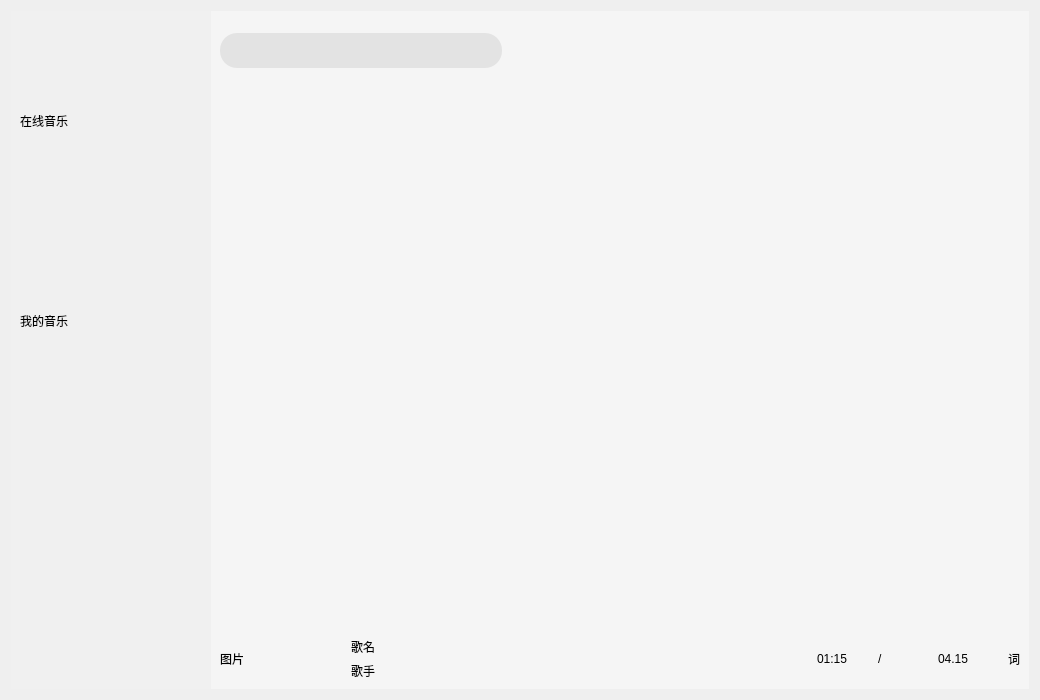
<?xml version="1.0" encoding="UTF-8"?>
<ui version="4.0">
 <class>QQMusic</class>
 <widget class="QWidget" name="QQMusic">
  <property name="geometry">
   <rect>
    <x>0</x>
    <y>0</y>
    <width>1040</width>
    <height>700</height>
   </rect>
  </property>
  <property name="windowTitle">
   <string>QQMusic</string>
  </property>
  <layout class="QVBoxLayout" name="verticalLayout">
   <item>
    <widget class="QWidget" name="background" native="true">
     <property name="styleSheet">
      <string notr="true"/>
     </property>
     <layout class="QVBoxLayout" name="verticalLayout_2">
      <property name="spacing">
       <number>0</number>
      </property>
      <property name="leftMargin">
       <number>0</number>
      </property>
      <property name="topMargin">
       <number>0</number>
      </property>
      <property name="rightMargin">
       <number>0</number>
      </property>
      <property name="bottomMargin">
       <number>0</number>
      </property>
      <item>
       <widget class="QWidget" name="head" native="true">
        <property name="minimumSize">
         <size>
          <width>0</width>
          <height>80</height>
         </size>
        </property>
        <property name="maximumSize">
         <size>
          <width>16777215</width>
          <height>80</height>
         </size>
        </property>
        <property name="styleSheet">
         <string notr="true"/>
        </property>
        <layout class="QHBoxLayout" name="horizontalLayout">
         <property name="spacing">
          <number>0</number>
         </property>
         <property name="leftMargin">
          <number>0</number>
         </property>
         <property name="topMargin">
          <number>0</number>
         </property>
         <property name="rightMargin">
          <number>0</number>
         </property>
         <property name="bottomMargin">
          <number>0</number>
         </property>
         <item>
          <widget class="QWidget" name="headLeft" native="true">
           <property name="minimumSize">
            <size>
             <width>200</width>
             <height>0</height>
            </size>
           </property>
           <property name="maximumSize">
            <size>
             <width>200</width>
             <height>16777215</height>
            </size>
           </property>
           <property name="styleSheet">
            <string notr="true">#headLeft
{
background-color:#F0F0F0;
}</string>
           </property>
           <layout class="QHBoxLayout" name="horizontalLayout_2">
            <property name="spacing">
             <number>0</number>
            </property>
            <property name="leftMargin">
             <number>0</number>
            </property>
            <property name="topMargin">
             <number>0</number>
            </property>
            <property name="rightMargin">
             <number>0</number>
            </property>
            <property name="bottomMargin">
             <number>0</number>
            </property>
            <item>
             <widget class="QLabel" name="logo">
              <property name="styleSheet">
               <string notr="true">#logo
{
 border-radius:0px;
 background-image: url(:/images/Logo.png);
 background-repeat:no-repeat;
border:none;
 background-position:center center;
}</string>
              </property>
              <property name="text">
               <string/>
              </property>
             </widget>
            </item>
           </layout>
          </widget>
         </item>
         <item>
          <widget class="QWidget" name="headRight" native="true">
           <property name="styleSheet">
            <string notr="true">#headRight
{
 background-color:#F5F5F5; /*设置背景颜⾊为亮灰⾊*/
}</string>
           </property>
           <layout class="QHBoxLayout" name="horizontalLayout_3">
            <property name="spacing">
             <number>0</number>
            </property>
            <property name="leftMargin">
             <number>0</number>
            </property>
            <property name="topMargin">
             <number>0</number>
            </property>
            <property name="rightMargin">
             <number>0</number>
            </property>
            <property name="bottomMargin">
             <number>0</number>
            </property>
            <item>
             <widget class="QWidget" name="SearchBox" native="true">
              <property name="minimumSize">
               <size>
                <width>300</width>
                <height>0</height>
               </size>
              </property>
              <property name="maximumSize">
               <size>
                <width>300</width>
                <height>16777215</height>
               </size>
              </property>
              <property name="styleSheet">
               <string notr="true"/>
              </property>
              <layout class="QHBoxLayout" name="horizontalLayout_4">
               <item>
                <widget class="QLineEdit" name="lineEdit">
                 <property name="minimumSize">
                  <size>
                   <width>0</width>
                   <height>35</height>
                  </size>
                 </property>
                 <property name="styleSheet">
                  <string notr="true">#lineEdit
{
	background-color: #E3E3E3;
	border-radius: 17px; 
	padding-left: 17px;
}</string>
                 </property>
                </widget>
               </item>
              </layout>
             </widget>
            </item>
            <item>
             <widget class="QWidget" name="SettingBox" native="true">
              <property name="styleSheet">
               <string notr="true">QPushButton
{
 border-radius:0px; /*设置按钮的边框圆⻆为 0 像素，
实现直⻆边缘*/
 background-repeat:no-repeat; /* 背景图⽚不重复平铺
*/
 border: none; /*⽆边框*/
 background-position:center center; /*背景图⽚放置在
按钮的中⼼位置*/
}
QPushButton:hover
{
 background-color: rgba(230,0,0,0.5); /*设置背景颜
⾊为半透明的红⾊*/
}</string>
              </property>
              <layout class="QHBoxLayout" name="horizontalLayout_5">
               <property name="spacing">
                <number>0</number>
               </property>
               <property name="leftMargin">
                <number>0</number>
               </property>
               <property name="topMargin">
                <number>0</number>
               </property>
               <property name="rightMargin">
                <number>0</number>
               </property>
               <property name="bottomMargin">
                <number>0</number>
               </property>
               <item>
                <spacer name="horizontalSpacer">
                 <property name="orientation">
                  <enum>Qt::Horizontal</enum>
                 </property>
                 <property name="sizeHint" stdset="0">
                  <size>
                   <width>399</width>
                   <height>20</height>
                  </size>
                 </property>
                </spacer>
               </item>
               <item>
                <widget class="QPushButton" name="skin">
                 <property name="minimumSize">
                  <size>
                   <width>30</width>
                   <height>30</height>
                  </size>
                 </property>
                 <property name="maximumSize">
                  <size>
                   <width>30</width>
                   <height>30</height>
                  </size>
                 </property>
                 <property name="styleSheet">
                  <string notr="true">background-image: url(:/images/skin.png);</string>
                 </property>
                 <property name="text">
                  <string/>
                 </property>
                </widget>
               </item>
               <item>
                <widget class="QPushButton" name="max">
                 <property name="minimumSize">
                  <size>
                   <width>30</width>
                   <height>30</height>
                  </size>
                 </property>
                 <property name="maximumSize">
                  <size>
                   <width>30</width>
                   <height>30</height>
                  </size>
                 </property>
                 <property name="styleSheet">
                  <string notr="true">background-image: url(:/images/max.png);</string>
                 </property>
                 <property name="text">
                  <string/>
                 </property>
                </widget>
               </item>
               <item>
                <widget class="QPushButton" name="min">
                 <property name="minimumSize">
                  <size>
                   <width>30</width>
                   <height>30</height>
                  </size>
                 </property>
                 <property name="maximumSize">
                  <size>
                   <width>30</width>
                   <height>30</height>
                  </size>
                 </property>
                 <property name="styleSheet">
                  <string notr="true">background-image: url(:/images/min.png);</string>
                 </property>
                 <property name="text">
                  <string/>
                 </property>
                </widget>
               </item>
               <item>
                <widget class="QPushButton" name="quit">
                 <property name="minimumSize">
                  <size>
                   <width>30</width>
                   <height>30</height>
                  </size>
                 </property>
                 <property name="maximumSize">
                  <size>
                   <width>30</width>
                   <height>30</height>
                  </size>
                 </property>
                 <property name="styleSheet">
                  <string notr="true">background-image: url(:/images/quit.png);</string>
                 </property>
                 <property name="text">
                  <string/>
                 </property>
                </widget>
               </item>
              </layout>
             </widget>
            </item>
           </layout>
          </widget>
         </item>
        </layout>
       </widget>
      </item>
      <item>
       <widget class="QWidget" name="body" native="true">
        <property name="styleSheet">
         <string notr="true"/>
        </property>
        <layout class="QHBoxLayout" name="horizontalLayout_6">
         <property name="spacing">
          <number>0</number>
         </property>
         <property name="leftMargin">
          <number>0</number>
         </property>
         <property name="topMargin">
          <number>0</number>
         </property>
         <property name="rightMargin">
          <number>0</number>
         </property>
         <property name="bottomMargin">
          <number>0</number>
         </property>
         <item>
          <widget class="QWidget" name="bodyLeft" native="true">
           <property name="minimumSize">
            <size>
             <width>200</width>
             <height>0</height>
            </size>
           </property>
           <property name="maximumSize">
            <size>
             <width>200</width>
             <height>16777215</height>
            </size>
           </property>
           <property name="styleSheet">
            <string notr="true">#bodyLeft
{
 background-color:#F0F0F0;/*设置背景颜⾊为浅灰⾊*/
}</string>
           </property>
           <layout class="QVBoxLayout" name="verticalLayout_3">
            <property name="spacing">
             <number>0</number>
            </property>
            <property name="leftMargin">
             <number>0</number>
            </property>
            <property name="topMargin">
             <number>0</number>
            </property>
            <property name="rightMargin">
             <number>0</number>
            </property>
            <property name="bottomMargin">
             <number>0</number>
            </property>
            <item>
             <widget class="QWidget" name="leftBox" native="true">
              <property name="minimumSize">
               <size>
                <width>0</width>
                <height>400</height>
               </size>
              </property>
              <property name="maximumSize">
               <size>
                <width>16777215</width>
                <height>400</height>
               </size>
              </property>
              <property name="styleSheet">
               <string notr="true"/>
              </property>
              <layout class="QVBoxLayout" name="verticalLayout_4">
               <property name="spacing">
                <number>0</number>
               </property>
               <property name="leftMargin">
                <number>0</number>
               </property>
               <property name="topMargin">
                <number>0</number>
               </property>
               <property name="rightMargin">
                <number>0</number>
               </property>
               <property name="bottomMargin">
                <number>0</number>
               </property>
               <item>
                <widget class="QWidget" name="onlineMusic" native="true">
                 <property name="styleSheet">
                  <string notr="true">background-color:#f0f0f0</string>
                 </property>
                 <layout class="QVBoxLayout" name="verticalLayout_6">
                  <item>
                   <widget class="QLabel" name="onlineMusicText">
                    <property name="text">
                     <string>在线音乐</string>
                    </property>
                   </widget>
                  </item>
                  <item>
                   <widget class="BtForm" name="rec" native="true"/>
                  </item>
                  <item>
                   <widget class="BtForm" name="audio" native="true"/>
                  </item>
                  <item>
                   <widget class="BtForm" name="music" native="true"/>
                  </item>
                 </layout>
                </widget>
               </item>
               <item>
                <widget class="QWidget" name="myMusic" native="true">
                 <property name="styleSheet">
                  <string notr="true">background-color:#f0f0f0</string>
                 </property>
                 <layout class="QVBoxLayout" name="verticalLayout_5">
                  <item>
                   <widget class="QLabel" name="myMusicText">
                    <property name="text">
                     <string>我的音乐</string>
                    </property>
                   </widget>
                  </item>
                  <item>
                   <widget class="BtForm" name="like" native="true"/>
                  </item>
                  <item>
                   <widget class="BtForm" name="local" native="true"/>
                  </item>
                  <item>
                   <widget class="BtForm" name="recent" native="true"/>
                  </item>
                 </layout>
                </widget>
               </item>
              </layout>
             </widget>
            </item>
            <item>
             <spacer name="verticalSpacer">
              <property name="orientation">
               <enum>Qt::Vertical</enum>
              </property>
              <property name="sizeHint" stdset="0">
               <size>
                <width>20</width>
                <height>199</height>
               </size>
              </property>
             </spacer>
            </item>
           </layout>
          </widget>
         </item>
         <item>
          <widget class="QWidget" name="bodyRight" native="true">
           <property name="styleSheet">
            <string notr="true">#bodyRight
{
 background-color:#F5F5F5; /*设置背景颜⾊为亮灰⾊*/
}</string>
           </property>
           <layout class="QVBoxLayout" name="verticalLayout_7">
            <property name="spacing">
             <number>0</number>
            </property>
            <property name="leftMargin">
             <number>0</number>
            </property>
            <property name="topMargin">
             <number>0</number>
            </property>
            <property name="rightMargin">
             <number>0</number>
            </property>
            <property name="bottomMargin">
             <number>0</number>
            </property>
            <item>
             <widget class="QStackedWidget" name="stackedWidget">
              <property name="currentIndex">
               <number>5</number>
              </property>
              <widget class="QWidget" name="recPage">
               <widget class="QScrollArea" name="scrollArea">
                <property name="geometry">
                 <rect>
                  <x>0</x>
                  <y>10</y>
                  <width>820</width>
                  <height>500</height>
                 </rect>
                </property>
                <property name="widgetResizable">
                 <bool>true</bool>
                </property>
                <widget class="QWidget" name="scrollAreaWidgetContents">
                 <property name="geometry">
                  <rect>
                   <x>0</x>
                   <y>0</y>
                   <width>818</width>
                   <height>498</height>
                  </rect>
                 </property>
                 <layout class="QVBoxLayout" name="verticalLayout_8">
                  <item>
                   <widget class="QLabel" name="recText">
                    <property name="minimumSize">
                     <size>
                      <width>0</width>
                      <height>50</height>
                     </size>
                    </property>
                    <property name="maximumSize">
                     <size>
                      <width>16777215</width>
                      <height>50</height>
                     </size>
                    </property>
                    <property name="font">
                     <font>
                      <pointsize>24</pointsize>
                     </font>
                    </property>
                    <property name="text">
                     <string>推荐</string>
                    </property>
                   </widget>
                  </item>
                  <item>
                   <widget class="QLabel" name="recMusictext">
                    <property name="minimumSize">
                     <size>
                      <width>0</width>
                      <height>30</height>
                     </size>
                    </property>
                    <property name="maximumSize">
                     <size>
                      <width>16777215</width>
                      <height>30</height>
                     </size>
                    </property>
                    <property name="font">
                     <font>
                      <pointsize>18</pointsize>
                     </font>
                    </property>
                    <property name="text">
                     <string>今日为你推荐</string>
                    </property>
                   </widget>
                  </item>
                  <item>
                   <widget class="RecBox" name="recMusicBox" native="true"/>
                  </item>
                  <item>
                   <widget class="QLabel" name="supplyMusicText">
                    <property name="minimumSize">
                     <size>
                      <width>0</width>
                      <height>30</height>
                     </size>
                    </property>
                    <property name="maximumSize">
                     <size>
                      <width>16777215</width>
                      <height>30</height>
                     </size>
                    </property>
                    <property name="font">
                     <font>
                      <pointsize>18</pointsize>
                     </font>
                    </property>
                    <property name="text">
                     <string>你的音乐补给站</string>
                    </property>
                   </widget>
                  </item>
                  <item>
                   <widget class="RecBox" name="supplyMusicBox" native="true"/>
                  </item>
                 </layout>
                </widget>
               </widget>
              </widget>
              <widget class="QWidget" name="musicPage"/>
              <widget class="QWidget" name="radioPage"/>
              <widget class="CommonPage" name="likePage"/>
              <widget class="CommonPage" name="localPage"/>
              <widget class="CommonPage" name="recentPage"/>
             </widget>
            </item>
            <item>
             <widget class="MusicSlider" name="processBar" native="true">
              <property name="minimumSize">
               <size>
                <width>0</width>
                <height>30</height>
               </size>
              </property>
              <property name="maximumSize">
               <size>
                <width>16777215</width>
                <height>30</height>
               </size>
              </property>
              <property name="styleSheet">
               <string notr="true"/>
              </property>
             </widget>
            </item>
            <item>
             <widget class="QWidget" name="controlBox" native="true">
              <property name="minimumSize">
               <size>
                <width>0</width>
                <height>60</height>
               </size>
              </property>
              <layout class="QHBoxLayout" name="horizontalLayout_7">
               <property name="spacing">
                <number>0</number>
               </property>
               <property name="leftMargin">
                <number>0</number>
               </property>
               <property name="topMargin">
                <number>0</number>
               </property>
               <property name="rightMargin">
                <number>0</number>
               </property>
               <property name="bottomMargin">
                <number>0</number>
               </property>
               <item>
                <widget class="QWidget" name="play_1" native="true">
                 <property name="styleSheet">
                  <string notr="true"/>
                 </property>
                 <layout class="QGridLayout" name="gridLayout">
                  <item row="0" column="1">
                   <widget class="QLabel" name="musicName">
                    <property name="text">
                     <string>歌名</string>
                    </property>
                   </widget>
                  </item>
                  <item row="1" column="1">
                   <widget class="QLabel" name="musicSinger">
                    <property name="text">
                     <string>歌手</string>
                    </property>
                   </widget>
                  </item>
                  <item row="0" column="0" rowspan="2">
                   <widget class="QLabel" name="musicCover">
                    <property name="text">
                     <string>图片</string>
                    </property>
                   </widget>
                  </item>
                 </layout>
                </widget>
               </item>
               <item>
                <widget class="QWidget" name="play_2" native="true">
                 <property name="styleSheet">
                  <string notr="true">QPushButton{
 border: none; /* 去除边框 */
}
/*悬停状态*/
QPushButton:hover
{
 /*设置背景颜⾊为半透明的红⾊*/
 background-color: rgba(220,220,220,0.5); 
}</string>
                 </property>
                 <layout class="QHBoxLayout" name="horizontalLayout_8">
                  <property name="spacing">
                   <number>0</number>
                  </property>
                  <property name="leftMargin">
                   <number>0</number>
                  </property>
                  <property name="topMargin">
                   <number>0</number>
                  </property>
                  <property name="rightMargin">
                   <number>0</number>
                  </property>
                  <property name="bottomMargin">
                   <number>0</number>
                  </property>
                  <item>
                   <widget class="QPushButton" name="playMode">
                    <property name="minimumSize">
                     <size>
                      <width>30</width>
                      <height>30</height>
                     </size>
                    </property>
                    <property name="maximumSize">
                     <size>
                      <width>30</width>
                      <height>30</height>
                     </size>
                    </property>
                    <property name="styleSheet">
                     <string notr="true">#playMode
{
 background-image: url(:/images/shuffle_2.png);
border: none; /* 去除边框 */
 background-repeat:no-repeat;
 background-position:center center;
}</string>
                    </property>
                    <property name="text">
                     <string/>
                    </property>
                   </widget>
                  </item>
                  <item>
                   <widget class="QPushButton" name="playPrev">
                    <property name="minimumSize">
                     <size>
                      <width>30</width>
                      <height>30</height>
                     </size>
                    </property>
                    <property name="maximumSize">
                     <size>
                      <width>30</width>
                      <height>30</height>
                     </size>
                    </property>
                    <property name="styleSheet">
                     <string notr="true">#playPrev
{
 background-image: url(:/images/up.png);
border: none; /* 去除边框 */
 background-repeat:no-repeat;
 background-position:center center;
}</string>
                    </property>
                    <property name="text">
                     <string/>
                    </property>
                   </widget>
                  </item>
                  <item>
                   <widget class="QPushButton" name="play">
                    <property name="minimumSize">
                     <size>
                      <width>30</width>
                      <height>30</height>
                     </size>
                    </property>
                    <property name="maximumSize">
                     <size>
                      <width>30</width>
                      <height>30</height>
                     </size>
                    </property>
                    <property name="styleSheet">
                     <string notr="true">#play
{
 background-image: url(:/images/play3.png);
border: none; /* 去除边框 */
 background-repeat:no-repeat;
 background-position:center center;
}</string>
                    </property>
                    <property name="text">
                     <string/>
                    </property>
                   </widget>
                  </item>
                  <item>
                   <widget class="QPushButton" name="playNext">
                    <property name="minimumSize">
                     <size>
                      <width>30</width>
                      <height>30</height>
                     </size>
                    </property>
                    <property name="maximumSize">
                     <size>
                      <width>30</width>
                      <height>30</height>
                     </size>
                    </property>
                    <property name="styleSheet">
                     <string notr="true">#playNext
{
 background-image: url(:/images/down.png);
border: none; /* 去除边框 */
 background-repeat:no-repeat;
 background-position:center center;
}</string>
                    </property>
                    <property name="text">
                     <string/>
                    </property>
                   </widget>
                  </item>
                  <item>
                   <widget class="QPushButton" name="volume">
                    <property name="minimumSize">
                     <size>
                      <width>30</width>
                      <height>30</height>
                     </size>
                    </property>
                    <property name="maximumSize">
                     <size>
                      <width>30</width>
                      <height>30</height>
                     </size>
                    </property>
                    <property name="styleSheet">
                     <string notr="true">#volume
{
 background-image: url(:/images/volumn.png);
border: none; /* 去除边框 */
 background-repeat:no-repeat;
 background-position:center center;
}</string>
                    </property>
                    <property name="text">
                     <string/>
                    </property>
                   </widget>
                  </item>
                  <item>
                   <widget class="QPushButton" name="addLocal">
                    <property name="minimumSize">
                     <size>
                      <width>30</width>
                      <height>30</height>
                     </size>
                    </property>
                    <property name="maximumSize">
                     <size>
                      <width>30</width>
                      <height>30</height>
                     </size>
                    </property>
                    <property name="styleSheet">
                     <string notr="true">#addLocal
{
	border:none;
	background-image:url(:/images/add.png);
	background-repeat:no-repeat;
	background-position:center center;
}</string>
                    </property>
                    <property name="text">
                     <string/>
                    </property>
                   </widget>
                  </item>
                 </layout>
                </widget>
               </item>
               <item>
                <widget class="QWidget" name="play_3" native="true">
                 <property name="styleSheet">
                  <string notr="true"/>
                 </property>
                 <layout class="QHBoxLayout" name="horizontalLayout_9">
                  <property name="spacing">
                   <number>0</number>
                  </property>
                  <property name="leftMargin">
                   <number>0</number>
                  </property>
                  <property name="topMargin">
                   <number>0</number>
                  </property>
                  <property name="rightMargin">
                   <number>0</number>
                  </property>
                  <property name="bottomMargin">
                   <number>0</number>
                  </property>
                  <item>
                   <widget class="QLabel" name="labelNull">
                    <property name="text">
                     <string/>
                    </property>
                   </widget>
                  </item>
                  <item>
                   <widget class="QLabel" name="currentTime">
                    <property name="text">
                     <string>01:15</string>
                    </property>
                   </widget>
                  </item>
                  <item>
                   <widget class="QLabel" name="line">
                    <property name="text">
                     <string>/</string>
                    </property>
                   </widget>
                  </item>
                  <item>
                   <widget class="QLabel" name="totalTime">
                    <property name="text">
                     <string>04.15</string>
                    </property>
                   </widget>
                  </item>
                  <item>
                   <widget class="QPushButton" name="lrcWord">
                    <property name="maximumSize">
                     <size>
                      <width>30</width>
                      <height>30</height>
                     </size>
                    </property>
                    <property name="styleSheet">
                     <string notr="true">#lrcWord{
 border: none; /* 去除边框 */
 background-repeat:no-repeat;
 background-position:center center;
}
QPushButton:hover
{
 background-color: rgba(220,220,220,0.5); 
}</string>
                    </property>
                    <property name="text">
                     <string>词</string>
                    </property>
                   </widget>
                  </item>
                 </layout>
                </widget>
               </item>
              </layout>
             </widget>
            </item>
           </layout>
          </widget>
         </item>
        </layout>
       </widget>
      </item>
     </layout>
    </widget>
   </item>
  </layout>
 </widget>
 <customwidgets>
  <customwidget>
   <class>BtForm</class>
   <extends>QWidget</extends>
   <header>btform.h</header>
   <container>1</container>
  </customwidget>
  <customwidget>
   <class>RecBox</class>
   <extends>QWidget</extends>
   <header>recbox.h</header>
   <container>1</container>
  </customwidget>
  <customwidget>
   <class>CommonPage</class>
   <extends>QWidget</extends>
   <header>commonpage.h</header>
   <container>1</container>
  </customwidget>
  <customwidget>
   <class>MusicSlider</class>
   <extends>QWidget</extends>
   <header location="global">musicslider.h</header>
   <container>1</container>
  </customwidget>
 </customwidgets>
 <resources/>
 <connections/>
</ui>
